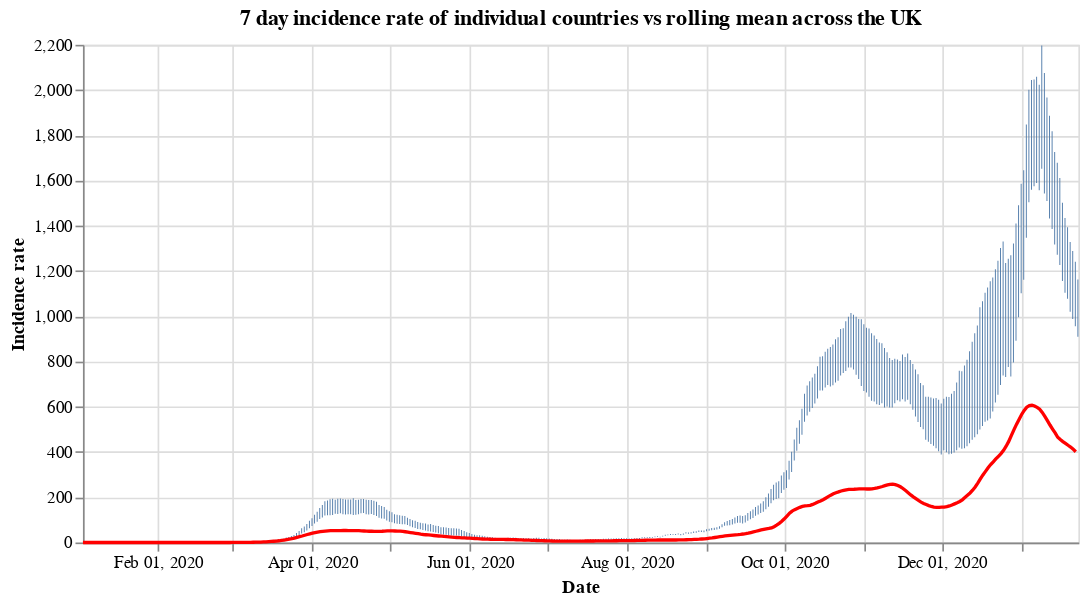

This figure's notebook cell:
### Code cell
#collapse
countries = uk_cases['areaName'].unique()
countries.sort()

selection = alt.selection_single(
    name='Select',
    fields=['areaName'],
    init={'areaName': 'Wales'},
    bind={'areaName': alt.binding_select(options=countries)}
)

# scatter plot, modify opacity based on selection
bars = alt.Chart(uk_cases).mark_bar().add_selection(
    selection
).encode(
    x=alt.X("yearmonthdate(date):T", axis=alt.Axis(title='Date')),
    y=alt.Y("weeklyCasesRate:Q", axis=alt.Axis(title='Incidence rate')),
    tooltip='weeklyCasesRate:Q',
    opacity=alt.condition(selection, alt.value(1), alt.value(0))
).properties(title=f'7 day incidence rate of individual countries vs rolling mean across the UK', width=600)

line = alt.Chart(overview_cases).mark_line(
    color='red',
    size=2,
).transform_window(
    rolling_mean='mean(weeklyCasesRate)',
    frame=[0, 7]
).encode(
    x='yearmonthdate(date):T',
    y='rolling_mean:Q'
)

alt.layer(bars, line)

### Figure 1 — Vega-Lite specification as saved in the notebook (floating-point values rounded to 4 significant figures; data arrays with more than 128 entries replaced by an {"elided": "..."} marker saying what was removed)
{"config": {"view": {"continuousWidth": 400, "continuousHeight": 300}}, "layer": [{"data": {"name": "data-792bdb94009441a270a8dc132b99e7dd"}, "mark": "bar", "encoding": {"opacity": {"condition": {"value": 1, "selection": "Select"}, "value": 0}, "tooltip": {"type": "quantitative", "field": "weeklyCasesRate"}, "x": {"type": "temporal", "axis": {"title": "Date"}, "field": "date", "timeUnit": "yearmonthdate"}, "y": {"type": "quantitative", "axis": {"title": "Incidence rate"}, "field": "weeklyCasesRate"}}, "selection": {"Select": {"type": "single", "fields": ["areaName"], "init": {"areaName": "Wales"}, "bind": {"areaName": {"input": "select", "options": ["England", "Northern Ireland", "Scotland", "Wales"]}}}}, "title": "7 day incidence rate of individual countries vs rolling mean across the UK", "width": 600}, {"data": {"name": "data-56041003acb7f6d0cfef27f32550864a"}, "mark": {"type": "line", "color": "red", "size": 2}, "encoding": {"x": {"type": "temporal", "field": "date", "timeUnit": "yearmonthdate"}, "y": {"type": "quantitative", "field": "rolling_mean"}}, "transform": [{"window": [{"op": "mean", "field": "weeklyCasesRate", "as": "rolling_mean"}], "frame": [0, 7]}]}], "$schema": "https://vega.github.io/schema/vega-lite/v4.8.1.json", "datasets": {"data-792bdb94009441a270a8dc132b99e7dd": {"elided": "1544 records"}, "data-56041003acb7f6d0cfef27f32550864a": {"elided": "386 records"}}}
